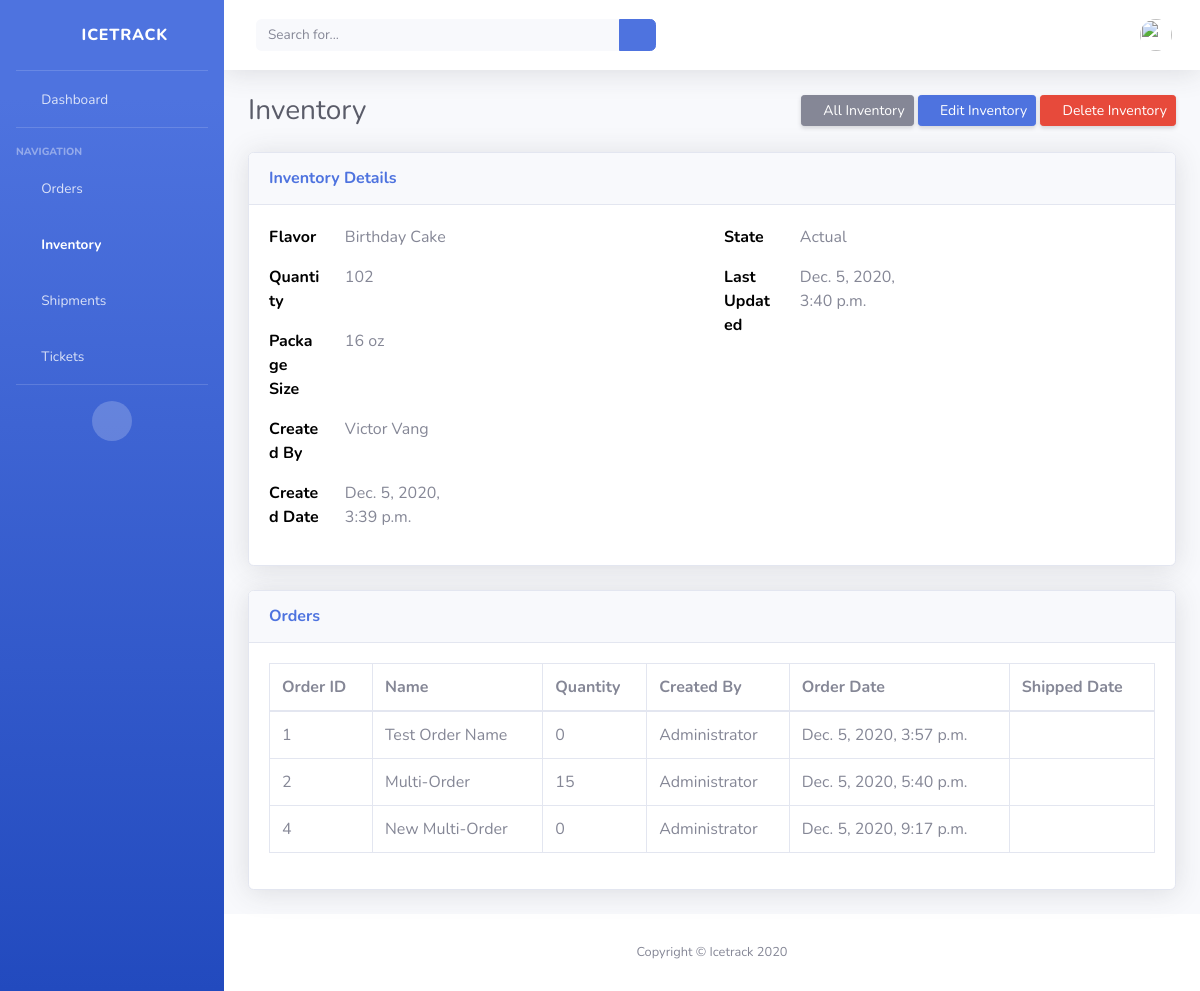
Screenshot of /inventory/1/ with the database file from the repository.
### icetrack/models.py (models this page shows, shortened)
class Inventory(models.Model):
    STATE_CHOICES = [
        ('Actual', 'Actual'),
        ('Planned', 'Planned'),
        ('Spoilage', 'Spoilage'),
        ('Defective', 'Defective'),
    ]
    item_name = models.CharField(max_length=50, null=True)
    quantity = models.IntegerField(default='0', blank=True, null=True)
    package_size = models.IntegerField(default='0', blank=True, null=True)
    state = models.CharField(max_length=10, choices=STATE_CHOICES, default='Planned')
    received_quantity = models.IntegerField(default='0', blank=True, null=True)
    received_by = models.CharField(max_length=50, blank=True, null=True)
    num_orders = models.IntegerField(default='0', blank=True, null=True)
    sold_quantity = models.IntegerField(default='0', blank=True, null=True)
    sold_by = models.CharField(max_length=50, blank=True, null=True)
    sold_to = models.CharField(max_length=50, blank=True, null=True)
    created_by = models.CharField(max_length=50, blank=True, null=True, default='Administrator')
    reorder_level = models.IntegerField(default='0', blank=True, null=True)
    date_created = models.DateTimeField(auto_now_add=True, auto_now=False)
    last_updated = models.DateTimeField(auto_now_add=False, auto_now=True)
    export_to_CSV = models.BooleanField(default=False)

class Order(models.Model):
    STATUS_CHOICES = [
        ('Placed', 'Placed'),
        ('Fulfilled', 'Fulfilled'),
        ('Canceled', 'Canceled'),
    ]
    name = models.CharField(max_length=50, blank=True, null=True)
    items = models.ManyToManyField('Inventory', blank=True, through='OrderItem')
    status = models.CharField(max_length=10, choices=STATUS_CHOICES, default='Placed')
    order_date = models.DateTimeField(auto_now_add=True, auto_now=False)

class OrderItem(models.Model):
    order = models.ForeignKey('Order', on_delete=models.CASCADE)
    inventory_item = models.ForeignKey('Inventory', on_delete=models.CASCADE)
    quantity_on_order = models.IntegerField(default='0', blank=True, null=True)
    submitted = models.BooleanField(default=False, blank=True, null=True)
    def __str__(self):
        return str(self.quantity_on_order)

### icetrack/views.py (the view)
# urls.py: path('inventory/<int:pk>/', InventoryDetailView.as_view(), name="inventory_detail"),
class InventoryDetailView(DetailView):
    model = Inventory
    template_name = 'inventory_detail.html'
    def get_context_data(self, **kwargs):
        context = super().get_context_data(**kwargs)
        context['orders'] = Order.objects.filter(items=self.kwargs['pk'])
        context['order_items'] = OrderItem.objects.filter(inventory_item=self.kwargs['pk'])
        return context

### templates/inventory_detail.html (shortened to what this page needs)
{% extends 'base_authenticated.html' %}
{% block content%}
<div class="container-fluid">
    <div class="d-sm-flex align-items-center justify-content-between mb-4">
        <h1 class="h3 mb-0 text-gray-800">Inventory</h1>
        <div>
            <a href="{% url 'inventory' %}" class="d-none d-sm-inline-block btn btn-sm btn-secondary shadow-sm"><i class="fas fa-chevron-left fa-sm text-white-50"></i> All Inventory</a>
            <a href="{% url 'update_inventory' object.id %}" class="d-none d-sm-inline-block btn btn-sm btn-primary shadow-sm"><i class="fas fa-edit fa-sm text-white-50"></i> Edit Inventory</a>
            <a href="{% url 'delete_inventory' object.id %}" class="d-none d-sm-inline-block btn btn-sm btn-danger shadow-sm"><i class="fas fa-trash fa-sm text-white-50"></i> Delete Inventory</a>
        </div>
    </div>
    <div class="card shadow mb-4">
        <div class="card-header py-3">
            <h6 class="m-0 font-weight-bold text-primary">Inventory Details</h6>
        </div>
        <div class="card-body">
            <div class="row">
                <div class="col">
                    <div class="row">
                        <div class="col-2">
                            <p><strong style="color:#000000">Flavor</strong></p>
                        </div>
                        <div class="col-4" style="width: 8rem;">
                            <p>{{ object.item_name }}</p>
                        </div>
                    </div>
                    <div class="row">
                        <div class="col-2">
                            <p><strong style="color:#000000">Quantity</strong></p>
                        </div>
                        <div class="col-4">
                            <p>{{ object.quantity }}</p>
                        </div>
                    </div>
                    <div class="row">
                        <div class="col-2">
                            <p><strong style="color:#000000">Package Size</strong></p>
                        </div>
                        <div class="col-4">
                            <p>{{ object.package_size }} oz</p>
                        </div>
                    </div>
                    <div class="row">
                        <div class="col-2 ">
                            <p><strong style="color:#000000">Created By</strong></p>
                        </div>
                        <div class="col-4">
                            {% if object.created_by is None %}
                                <p>N/A</p>
                            {% else %}
                                <p>{{ object.created_by }}</p>
                            {% endif %}
                        </div>
                    </div>
                    <div class="row">
                        <div class="col-2">
                            <p><strong style="color:#000000">Created Date</strong></p>
                        </div>
                        <div class="col-4">
                            <p>{{ object.date_created }}</p>
                        </div>
                    </div>
                </div>
                <div class="col">
                    <div class="row">
                        <div class="col-2">
                            <p><strong style="color:#000000">State</strong></p>
                        </div>
                        <div class="col-4">
                            <p>{{ object.state }}</p>
                        </div>
                    </div>
                    <div class="row">
                        <div class="col-2">
                            <p><strong style="color:#000000">Last Updated</strong></p>
                        </div>
                        <div class="col-4">
                            <p>{{ object.last_updated }}</p>
                        </div>
                    </div>
                </div>
            </div>
        </div>
    </div>
    <div class="card shadow mb-4">
        <div class="card-header py-3">
            <h6 class="m-0 font-weight-bold text-primary">Orders</h6>
        </div>
        <div class="card-body">
            <div class="table-responsive">
                <table class="table table-bordered" id="dataTable" width="100%" cellspacing="0">
                    <thead>
                        <tr>
                            <th>Order ID</th>
                            <th>Name</th>
                            <th>Quantity</th>
                            <th>Created By</th>
                            <th>Order Date</th>
                            <th>Shipped Date</th>
                        </tr>
                    </thead>
                    <tbody>
                        {% for order in orders %}
                            <tr>
                                <td>{{ order.id }}</td>
                                <td>{{ order.name }}</td>
                                <td>
                                    {% for order_item in order_items %}
                                        {% if order_item.order == order %}
                                            {{ order_item }}
                                        {% endif %}
                                    {% endfor %}
                                </td>
                                <td>Administrator</td>
                                <td>{{ order.order_date }}</td>
                                <td>{{ order.shipped_date }}</td>
                            </tr>
                        {% endfor %}
                    </tbody>
                </table>
            </div>
        </div>
    </div>
</div>
{% endblock content %}

### rows the page displays
Inventory: item_name "Birthday Cake", quantity "102", package_size "16", created_by "Victor Vang", date_created "Dec. 5, 2020, 3:39 p.m.", state "Actual", last_updated "Dec. 5, 2020, 3:40 p.m."
Order: id "1", name "Test Order Name", order_date "Dec. 5, 2020, 3:57 p.m."
OrderItem: quantity_on_order "0"
Order: id "2", name "Multi-Order", order_date "Dec. 5, 2020, 5:40 p.m."
OrderItem: quantity_on_order "15"
Order: id "4", name "New Multi-Order", order_date "Dec. 5, 2020, 9:17 p.m."
OrderItem: quantity_on_order "0"
